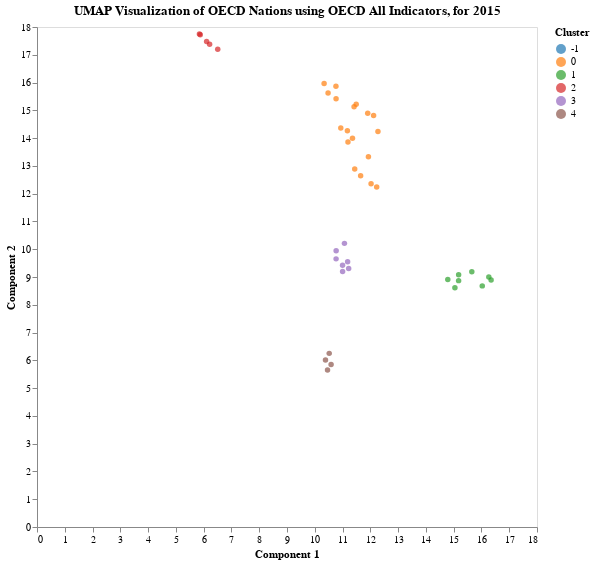

This figure's notebook cell:
### Code cell
# Adding dummy data to match category colors between chart and world map
d_embeddings = np.append(embeddings, [[-99, -99]], axis=0)
d_df = df.copy()
d_df.loc[len(df)] = np.NaN
d_labels_ = np.append(agg.labels_, -1)

params["scale"] = {"x": [0, 18], "y": [0, 18]}
viz_reduction(add_info_to_reduced(d_embeddings, d_df, d_labels_), params)

### Figure 1 — Vega-Lite specification as saved in the notebook (floating-point values rounded to 4 significant figures)
{"config": {"view": {"continuousWidth": 300, "continuousHeight": 300}, "axis": {"grid": false}}, "data": {"name": "data-c2ce973499677838494c119cd7cfc00e"}, "mark": {"type": "circle", "clip": true}, "encoding": {"color": {"field": "Cluster", "scale": {"scheme": "category10"}, "type": "ordinal"}, "tooltip": [{"field": "Country", "type": "nominal"}], "x": {"field": "0", "scale": {"domain": [0, 18]}, "title": "Component 1", "type": "quantitative"}, "y": {"field": "1", "scale": {"domain": [0, 18]}, "title": "Component 2", "type": "quantitative"}}, "height": 500, "title": "UMAP Visualization of OECD Nations using OECD All Indicators, for 2015", "width": 500, "$schema": "https://vega.github.io/schema/vega-lite/v5.15.1.json", "datasets": {"data-c2ce973499677838494c119cd7cfc00e": [{"0": 10.48, "1": 15.62, "Cluster": 0, "Country": "AUS"}, {"0": 11.65, "1": 12.64, "Cluster": 0, "Country": "AUT"}, {"0": 12.27, "1": 14.23, "Cluster": 0, "Country": "BEL"}, {"0": 10.94, "1": 14.36, "Cluster": 0, "Country": "CAN"}, {"0": 11.2, "1": 13.86, "Cluster": 0, "Country": "CHE"}, {"0": 6.215, "1": 17.38, "Cluster": 2, "Country": "CHL"}, {"0": 5.848, "1": 17.75, "Cluster": 2, "Country": "COL"}, {"0": 6.106, "1": 17.48, "Cluster": 2, "Country": "CRI"}, {"0": 10.77, "1": 9.653, "Cluster": 3, "Country": "CZE"}, {"0": 12.03, "1": 12.36, "Cluster": 0, "Country": "DEU"}, {"0": 11.91, "1": 14.9, "Cluster": 0, "Country": "DNK"}, {"0": 15.18, "1": 9.084, "Cluster": 1, "Country": "ESP"}, {"0": 10.52, "1": 6.251, "Cluster": 4, "Country": "EST"}, {"0": 11.44, "1": 12.89, "Cluster": 0, "Country": "FIN"}, {"0": 15.65, "1": 9.188, "Cluster": 1, "Country": "FRA"}, {"0": 11.17, "1": 14.26, "Cluster": 0, "Country": "GBR"}, {"0": 15.04, "1": 8.614, "Cluster": 1, "Country": "GRC"}, {"0": 10.77, "1": 9.948, "Cluster": 3, "Country": "HRV"}, {"0": 11.0, "1": 9.197, "Cluster": 3, "Country": "HUN"}, {"0": 10.34, "1": 15.97, "Cluster": 0, "Country": "IRL"}, {"0": 11.41, "1": 15.13, "Cluster": 0, "Country": "ISL"}, {"0": 10.77, "1": 15.41, "Cluster": 0, "Country": "ISR"}, {"0": 15.18, "1": 8.869, "Cluster": 1, "Country": "ITA"}, {"0": 16.03, "1": 8.68, "Cluster": 1, "Country": "JPN"}, {"0": 16.35, "1": 8.894, "Cluster": 1, "Country": "KOR"}, {"0": 10.46, "1": 5.654, "Cluster": 4, "Country": "LTU"}, {"0": 11.93, "1": 13.33, "Cluster": 0, "Country": "LUX"}, {"0": 10.59, "1": 5.849, "Cluster": 4, "Country": "LVA"}, {"0": 5.877, "1": 17.72, "Cluster": 2, "Country": "MEX"}, {"0": 10.39, "1": 6.016, "Cluster": 4, "Country": "MLT"}, {"0": 12.12, "1": 14.82, "Cluster": 0, "Country": "NLD"}, {"0": 11.49, "1": 15.22, "Cluster": 0, "Country": "NOR"}, {"0": 10.76, "1": 15.86, "Cluster": 0, "Country": "NZL"}, {"0": 11.0, "1": 9.419, "Cluster": 3, "Country": "POL"}, {"0": 14.79, "1": 8.91, "Cluster": 1, "Country": "PRT"}, {"0": 11.18, "1": 9.552, "Cluster": 3, "Country": "ROU"}, {"0": 16.27, "1": 9.0, "Cluster": 1, "Country": "SGP"}, {"0": 11.22, "1": 9.304, "Cluster": 3, "Country": "SVK"}, {"0": 11.07, "1": 10.21, "Cluster": 3, "Country": "SVN"}, {"0": 11.36, "1": 14.0, "Cluster": 0, "Country": "SWE"}, {"0": 6.506, "1": 17.2, "Cluster": 2, "Country": "TUR"}, {"0": 12.23, "1": 12.24, "Cluster": 0, "Country": "USA"}, {"0": -99.0, "1": -99.0, "Cluster": -1, "Country": null}]}}
